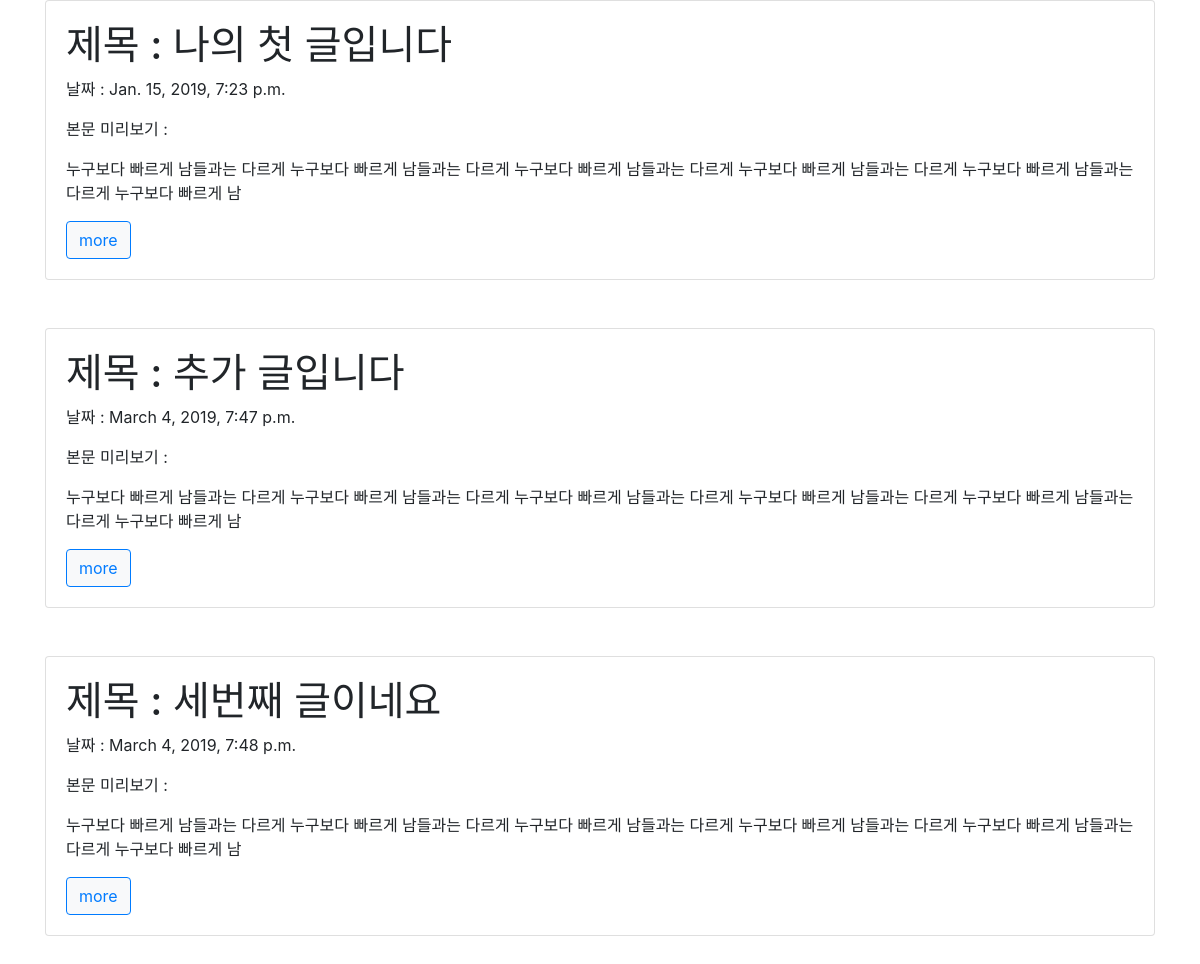
The page / on the database its author committed.
### blog/models.py (models this page shows, shortened)
class Blog(models.Model):
    title = models.CharField(max_length=200)
    pub_date = models.DateTimeField('date published')
    body = models.TextField()
    def summary(self):
        return self.body[:100]

### blog/views.py (the view)
# urls.py: path('', blog.views.home, name="home"),
def home(request):
    blogs = Blog.objects # 쿼리셋 # 메소드
    return render(request, 'home.html', {'blogs': blogs})

### blog/templates/home.html (shortened to what this page needs)
<head>
    <link rel="stylesheet" href="https://stackpath.bootstrapcdn.com/bootstrap/4.3.1/css/bootstrap.min.css">
</head>
<body>
    <div class=container>
        {% for blog in blogs.all%}
        <div class="card">
            <div class="card-body">
            <h1> 제목 : {{blog.title}} </h1>
            <p> 날짜 : {{blog.pub_date}} </p>
            <p> 본문 미리보기 : </p>
                <p>{{blog.summary}}</p>
                <button type="button" class="btn btn-light btn-outline-primary"><a href="{%url 'detail' blog.id%}">more</a></button>
            </div>
        </div>
        <br><br>
        {%endfor%}
    </div>
</body>

### rows shown on the page
Blog: title "나의 첫 글입니다", pub_date "Jan. 15, 2019, 7:23 p.m.", summary "누구보다 빠르게 남들과는 다르게 누구보다 빠르게 남들과는 다르게 누구보다 빠르게 남들과는 다르게 누구보다 빠르게 남들과는 다르게 누구보다 빠르게 남들과는 다르게 누구보다 빠르게 남"
Blog: title "추가 글입니다", pub_date "March 4, 2019, 7:47 p.m.", summary "누구보다 빠르게 남들과는 다르게 누구보다 빠르게 남들과는 다르게 누구보다 빠르게 남들과는 다르게 누구보다 빠르게 남들과는 다르게 누구보다 빠르게 남들과는 다르게 누구보다 빠르게 남"
Blog: title "세번째 글이네요", pub_date "March 4, 2019, 7:48 p.m.", summary "누구보다 빠르게 남들과는 다르게 누구보다 빠르게 남들과는 다르게 누구보다 빠르게 남들과는 다르게 누구보다 빠르게 남들과는 다르게 누구보다 빠르게 남들과는 다르게 누구보다 빠르게 남"
